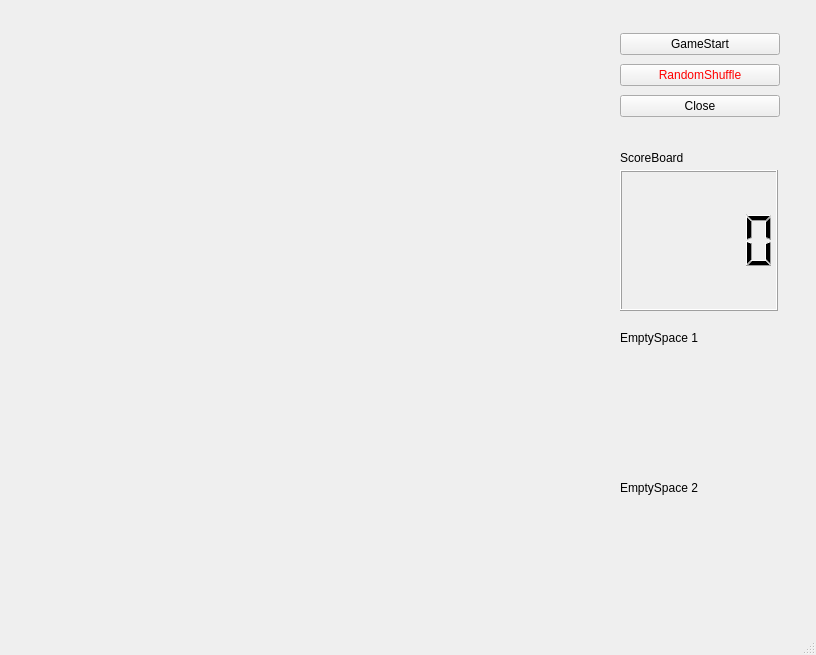
<?xml version="1.0" encoding="UTF-8"?>
<ui version="4.0">
 <class>MainWindow</class>
 <widget class="QMainWindow" name="MainWindow">
  <property name="geometry">
   <rect>
    <x>0</x>
    <y>0</y>
    <width>816</width>
    <height>655</height>
   </rect>
  </property>
  <property name="windowTitle">
   <string>MainWindow</string>
  </property>
  <property name="windowOpacity">
   <double>1.000000000000000</double>
  </property>
  <property name="autoFillBackground">
   <bool>false</bool>
  </property>
  <widget class="QWidget" name="centralwidget">
   <widget class="QWidget" name="verticalLayoutWidget">
    <property name="geometry">
     <rect>
      <x>620</x>
      <y>30</y>
      <width>160</width>
      <height>91</height>
     </rect>
    </property>
    <layout class="QVBoxLayout" name="verticalLayout">
     <item>
      <widget class="QPushButton" name="GameStart">
       <property name="text">
        <string>GameStart</string>
       </property>
      </widget>
     </item>
     <item>
      <widget class="QPushButton" name="RandomShuffle">
       <property name="palette">
        <palette>
         <active>
          <colorrole role="WindowText">
           <brush brushstyle="SolidPattern">
            <color alpha="255">
             <red>170</red>
             <green>0</green>
             <blue>255</blue>
            </color>
           </brush>
          </colorrole>
          <colorrole role="Text">
           <brush brushstyle="SolidPattern">
            <color alpha="255">
             <red>255</red>
             <green>0</green>
             <blue>127</blue>
            </color>
           </brush>
          </colorrole>
          <colorrole role="ButtonText">
           <brush brushstyle="SolidPattern">
            <color alpha="255">
             <red>255</red>
             <green>0</green>
             <blue>0</blue>
            </color>
           </brush>
          </colorrole>
         </active>
         <inactive>
          <colorrole role="WindowText">
           <brush brushstyle="SolidPattern">
            <color alpha="255">
             <red>170</red>
             <green>0</green>
             <blue>255</blue>
            </color>
           </brush>
          </colorrole>
          <colorrole role="Text">
           <brush brushstyle="SolidPattern">
            <color alpha="255">
             <red>255</red>
             <green>0</green>
             <blue>127</blue>
            </color>
           </brush>
          </colorrole>
          <colorrole role="ButtonText">
           <brush brushstyle="SolidPattern">
            <color alpha="255">
             <red>255</red>
             <green>0</green>
             <blue>0</blue>
            </color>
           </brush>
          </colorrole>
         </inactive>
         <disabled>
          <colorrole role="WindowText">
           <brush brushstyle="SolidPattern">
            <color alpha="255">
             <red>120</red>
             <green>120</green>
             <blue>120</blue>
            </color>
           </brush>
          </colorrole>
          <colorrole role="Text">
           <brush brushstyle="SolidPattern">
            <color alpha="255">
             <red>120</red>
             <green>120</green>
             <blue>120</blue>
            </color>
           </brush>
          </colorrole>
          <colorrole role="ButtonText">
           <brush brushstyle="SolidPattern">
            <color alpha="255">
             <red>120</red>
             <green>120</green>
             <blue>120</blue>
            </color>
           </brush>
          </colorrole>
         </disabled>
        </palette>
       </property>
       <property name="text">
        <string>RandomShuffle</string>
       </property>
      </widget>
     </item>
     <item>
      <widget class="QPushButton" name="Close">
       <property name="text">
        <string>Close</string>
       </property>
      </widget>
     </item>
    </layout>
   </widget>
   <widget class="QWidget" name="widget" native="true">
    <property name="geometry">
     <rect>
      <x>30</x>
      <y>30</y>
      <width>500</width>
      <height>500</height>
     </rect>
    </property>
    <property name="mouseTracking">
     <bool>true</bool>
    </property>
    <property name="tabletTracking">
     <bool>true</bool>
    </property>
    <property name="acceptDrops">
     <bool>true</bool>
    </property>
   </widget>
   <widget class="QLCDNumber" name="ScoreBoard">
    <property name="geometry">
     <rect>
      <x>620</x>
      <y>170</y>
      <width>158</width>
      <height>141</height>
     </rect>
    </property>
   </widget>
   <widget class="QLabel" name="label">
    <property name="geometry">
     <rect>
      <x>620</x>
      <y>150</y>
      <width>71</width>
      <height>16</height>
     </rect>
    </property>
    <property name="text">
     <string>ScoreBoard</string>
    </property>
   </widget>
   <widget class="QWidget" name="EmptySpace1" native="true">
    <property name="geometry">
     <rect>
      <x>620</x>
      <y>350</y>
      <width>100</width>
      <height>100</height>
     </rect>
    </property>
    <property name="mouseTracking">
     <bool>true</bool>
    </property>
    <property name="tabletTracking">
     <bool>true</bool>
    </property>
    <property name="acceptDrops">
     <bool>true</bool>
    </property>
   </widget>
   <widget class="QWidget" name="EmptySpace2" native="true">
    <property name="geometry">
     <rect>
      <x>620</x>
      <y>500</y>
      <width>100</width>
      <height>100</height>
     </rect>
    </property>
    <property name="mouseTracking">
     <bool>true</bool>
    </property>
    <property name="tabletTracking">
     <bool>true</bool>
    </property>
    <property name="acceptDrops">
     <bool>true</bool>
    </property>
   </widget>
   <widget class="QLabel" name="asd">
    <property name="geometry">
     <rect>
      <x>620</x>
      <y>330</y>
      <width>91</width>
      <height>16</height>
     </rect>
    </property>
    <property name="text">
     <string>EmptySpace 1</string>
    </property>
   </widget>
   <widget class="QLabel" name="qwe">
    <property name="geometry">
     <rect>
      <x>620</x>
      <y>480</y>
      <width>91</width>
      <height>16</height>
     </rect>
    </property>
    <property name="text">
     <string>EmptySpace 2</string>
    </property>
   </widget>
  </widget>
  <widget class="QMenuBar" name="menubar">
   <property name="geometry">
    <rect>
     <x>0</x>
     <y>0</y>
     <width>816</width>
     <height>21</height>
    </rect>
   </property>
  </widget>
  <widget class="QStatusBar" name="statusbar"/>
 </widget>
 <resources/>
 <connections/>
</ui>
